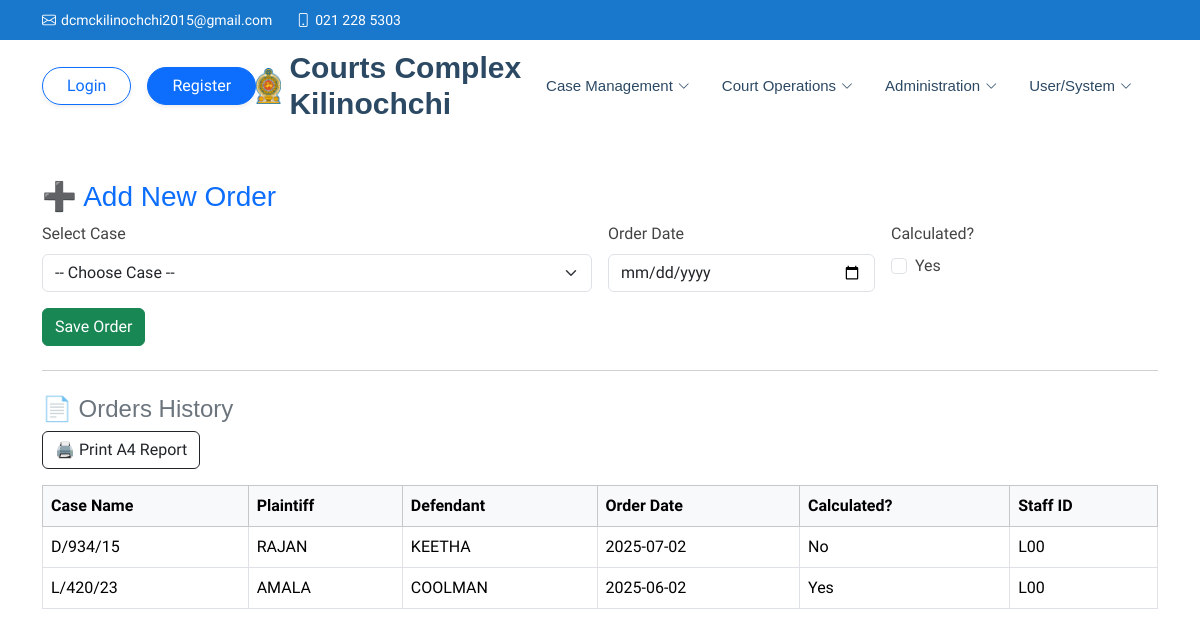
Page /index.php?pg=order.php on the committed database.
### tables this page shows
CREATE TABLE IF NOT EXISTS `orders` (
  `order_id` varchar(10) NOT NULL,
  `case_id` varchar(10) DEFAULT NULL,
  `is_calculated` tinyint(1) DEFAULT '0',
  `given_on` date DEFAULT NULL,
  `staff_id` varchar(3) DEFAULT NULL,
  PRIMARY KEY (`order_id`)
);

CREATE TABLE IF NOT EXISTS `cases` (
  `case_id` varchar(10) NOT NULL,
  `case_name` varchar(20) DEFAULT NULL,
  `plaintiff` varchar(50) DEFAULT NULL,
  `defendant` varchar(50) DEFAULT NULL,
  `plaintiff_lawyer` varchar(50) DEFAULT NULL,
  `defendant_lawyer` varchar(50) DEFAULT NULL,
  `registered_date` date DEFAULT NULL,
  `is_active` tinyint(1) DEFAULT '1',
  `nature` varchar(20) DEFAULT NULL,
  `status` enum('Calling','Pre Trial Conference','Trial','Inquiry','Order','Judgement','Post Judgement Calling','Laid By','Appeal') DEFAULT NULL,
  `is_warrant` tinyint(1) DEFAULT '0',
  `next_date` date DEFAULT NULL,
  `for_what` varchar(100) DEFAULT NULL,
  `staff_id` varchar(10) DEFAULT NULL,
  `court_id` varchar(20) DEFAULT NULL,
  PRIMARY KEY (`case_id`)
);

### order.php (the view, shortened to what this page needs)
<?php
$orders = $conn->query("SELECT o.*, c.case_name, c.plaintiff, c.defendant FROM orders o JOIN cases c ON o.case_id = c.case_id ORDER BY o.given_on DESC");
?>
<div class="container py-4">
    <h3 class="text-primary">➕ Add New Order</h3>
    <form method="POST" class="row g-3">
        <div class="col-md-6">
            <label class="form-label">Select Case</label>
            <select name="case_id" class="form-select" required>
                <option value="">-- Choose Case --</option>
            </select>
        </div>
        <div class="col-md-3">
            <label class="form-label">Order Date</label>
            <input type="date" name="given_on" class="form-control" required>
        </div>
        <div class="col-md-3">
            <label class="form-label">Calculated?</label><br>
            <div class="form-check">
                <input class="form-check-input" type="checkbox" name="is_calculated" id="calculated">
                <label class="form-check-label" for="calculated">Yes</label>
            </div>
        </div>
        <div class="col-12">
            <button type="submit" name="add_order" class="btn btn-success">Save Order</button>
        </div>
    </form>
    <hr class="my-4">
    <h4 class="text-secondary">📄 Orders History</h4>
    <form method="POST" action="lib/rep/report5.php" target="_blank" class="mb-3">
        <button type="submit" name="print_order_report" class="btn btn-outline-dark">🖨️ Print A4 Report</button>
    </form>
    <div class="table-responsive">
        <table class="table table-bordered">
            <thead class="table-light">
                <tr>
                    <th>Case Name</th>
                    <th>Plaintiff</th>
                    <th>Defendant</th>
                    <th>Order Date</th>
                    <th>Calculated?</th>
                    <th>Staff ID</th>
                </tr>
            </thead>
            <tbody>
                <?php while ($r = $orders->fetch_assoc()): ?>
                    <tr>
                        <td><?= htmlspecialchars($r['case_name']) ?></td>
                        <td><?= htmlspecialchars($r['plaintiff']) ?></td>
                        <td><?= htmlspecialchars($r['defendant']) ?></td>
                        <td><?= htmlspecialchars($r['given_on']) ?></td>
                        <td><?= $r['is_calculated'] ? 'Yes' : 'No' ?></td>
                        <td><?= htmlspecialchars($r['staff_id']) ?></td>
                    </tr>
                <?php endwhile; ?>
            </tbody>
        </table>
    </div>
</div>

### assets/css/main.css (style rules this page uses)
:root { --default-font: "Roboto", system-ui, -apple-system, "Segoe UI", Roboto, "Helvetica Neue", Arial, "Noto Sans", "Liberation Sans", sans-serif, "Apple Color Emoji", "Segoe UI Emoji", "Segoe UI Symbol", "Noto Color Emoji"; --heading-font: "Poppins", sans-serif; --nav-font: "Raleway", sans-serif; }
:root { --background-color: #ffffff; --default-color: #444444; --heading-color: #2c4964; --accent-color: #1977cc; --surface-color: #ffffff; --contrast-color: #ffffff; }
:root { --nav-color: #2c4964; --nav-hover-color: #1977cc; --nav-mobile-background-color: #ffffff; --nav-dropdown-background-color: #ffffff; --nav-dropdown-color: #2c4964; --nav-dropdown-hover-color: #1977cc; }
:root { scroll-behavior: smooth; }
body { color: var(--default-color); background-color: var(--background-color); font-family: var(--default-font); }
h1, h2, h3, h4, h5, h6 { color: var(--heading-color); font-family: var(--heading-font); }

### rows in the picture
orders: case.case_name "D/934/15", case.plaintiff "RAJAN", case.defendant "KEETHA", given_on "2025-07-02", is_calculated "No", staff "L00"
orders: case.case_name "L/420/23", case.plaintiff "AMALA", case.defendant "COOLMAN", given_on "2025-06-02", is_calculated "Yes", staff "L00"
